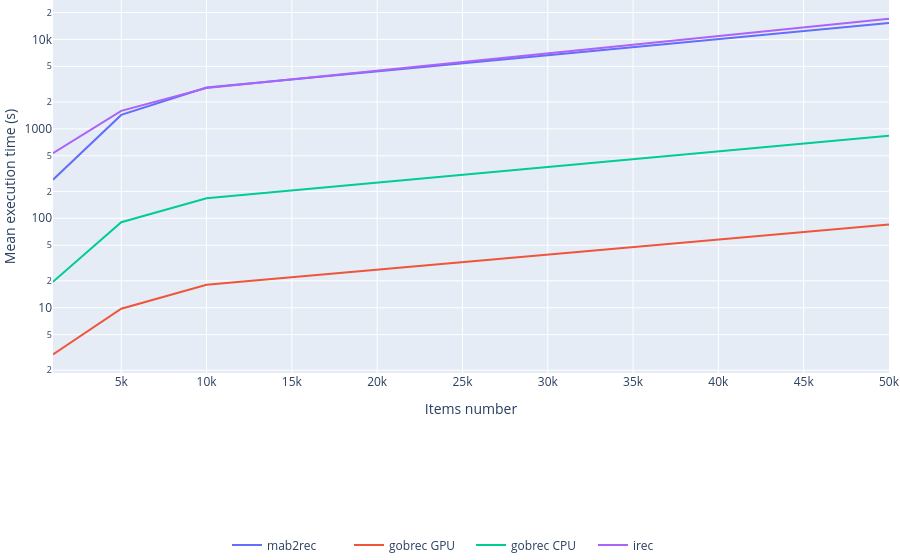

Here is the notebook cell this chart was saved with:
### Code cell
generate_line_plot(df, x='Items number', y='Mean execution time (s)', color='Algorithm', log_y=True, log_x=False)

### Figure 1 — Plotly figure (JSON) as saved in the notebook; plotly's stock layout.template omitted (floating-point values rounded to 4 significant figures)
{"data": [{"hovertemplate": "Algorithm=mab2rec<br>Items number=%{x}<br>Mean execution time (s)=%{y}<extra></extra>", "legendgroup": "mab2rec", "line": {"color": "#636efa", "dash": "solid"}, "marker": {"symbol": "circle"}, "mode": "lines", "name": "mab2rec", "orientation": "v", "showlegend": true, "type": "scatter", "x": [1000, 5000, 10000, 50000], "xaxis": "x", "y": [270.2, 1432.0, 2899.0, 15240.0], "yaxis": "y"}, {"hovertemplate": "Algorithm=gobrec GPU<br>Items number=%{x}<br>Mean execution time (s)=%{y}<extra></extra>", "legendgroup": "gobrec GPU", "line": {"color": "#EF553B", "dash": "solid"}, "marker": {"symbol": "circle"}, "mode": "lines", "name": "gobrec GPU", "orientation": "v", "showlegend": true, "type": "scatter", "x": [1000, 5000, 10000, 50000], "xaxis": "x", "y": [3.011, 9.736, 18.1, 85.28], "yaxis": "y"}, {"hovertemplate": "Algorithm=gobrec CPU<br>Items number=%{x}<br>Mean execution time (s)=%{y}<extra></extra>", "legendgroup": "gobrec CPU", "line": {"color": "#00cc96", "dash": "solid"}, "marker": {"symbol": "circle"}, "mode": "lines", "name": "gobrec CPU", "orientation": "v", "showlegend": true, "type": "scatter", "x": [1000, 5000, 10000, 50000], "xaxis": "x", "y": [19.53, 90.37, 167.2, 836.0], "yaxis": "y"}, {"hovertemplate": "Algorithm=irec<br>Items number=%{x}<br>Mean execution time (s)=%{y}<extra></extra>", "legendgroup": "irec", "line": {"color": "#ab63fa", "dash": "solid"}, "marker": {"symbol": "circle"}, "mode": "lines", "name": "irec", "orientation": "v", "showlegend": true, "type": "scatter", "x": [1000, 5000, 10000, 50000], "xaxis": "x", "y": [534.5, 1591.0, 2864.0, 17070.0], "yaxis": "y"}], "layout": {"legend": {"entrywidth": 77, "orientation": "h", "title": {"text": ""}, "tracegroupgap": 0, "x": 0.5, "xanchor": "center", "y": -0.5, "yanchor": "bottom"}, "margin": {"b": 10, "l": 0, "r": 0, "t": 0}, "xaxis": {"anchor": "y", "domain": [0, 1], "title": {"text": "Items number"}}, "yaxis": {"anchor": "x", "domain": [0, 1], "title": {"text": "Mean execution time (s)"}, "type": "log"}}}
